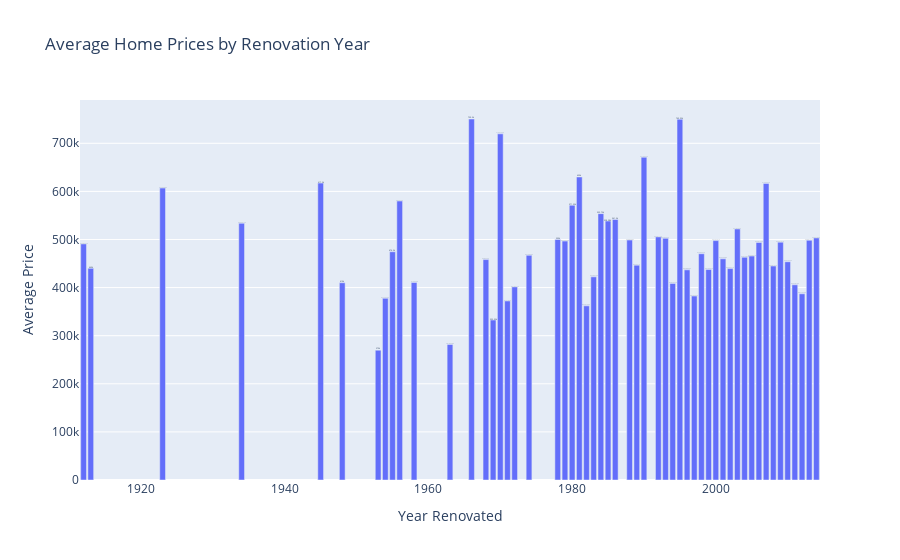

Write notebook code for a chart like this one.
### Markdown cell above
## 8.9.**Average Home Prices by Renovation Year**

### Code cell
import plotly.express as px

# Exclude non-renovated homes
df_renovated = df[df["yr_renovated"] > 0]

# Group by renovation year and compute mean price
df_renovated = df_renovated.groupby("yr_renovated")["price"].mean().reset_index()

# Sort and take the top 10
df_renovated = df_renovated.sort_values(by="price", ascending=False)

# Create bar chart
fig = px.bar(df_renovated, x="yr_renovated", y="price", 
             title="Average Home Prices by Renovation Year",
             labels={"yr_renovated": "Year Renovated", "price": "Average Price"},
             text_auto=True)

fig.show()

### Figure 1 — Plotly figure (JSON) as saved in the notebook; plotly's stock layout.template omitted (floating-point values rounded to 4 significant figures)
{"data": [{"alignmentgroup": "True", "hovertemplate": "Year Renovated=%{x}<br>Average Price=%{y}<extra></extra>", "legendgroup": "", "marker": {"color": "#636efa", "pattern": {"shape": ""}}, "name": "", "offsetgroup": "", "orientation": "v", "showlegend": false, "textposition": "auto", "texttemplate": "%{y}", "type": "bar", "x": [1966, 1995, 1970, 1990, 1981, 1945, 2007, 1923, 1956, 1980, 1984, 1986, 1985, 1934, 2003, 1992, 2014, 1993, 1978, 1988, 2013, 2000, 1979, 2009, 2006, 1912, 1955, 1998, 1974, 2005, 2004, 2001, 1968, 2010, 1989, 2008, 1913, 2002, 1999, 1996, 1983, 1958, 1948, 1994, 2011, 1972, 2012, 1997, 1954, 1971, 1982, 1969, 1963, 1953], "xaxis": "x", "y": [750500, 749950, 719700.0, 671000.0, 630000, 617200, 616700.0, 606900.0, 580025, 571250, 553750, 541500, 538380, 533700.0, 521900.0, 505400.0, 503300.0, 502400.0, 500000, 498900.0, 498400.0, 497700.0, 496700.0, 494500.0, 493900.0, 490800.0, 474500, 470400.0, 467100.0, 465600.0, 463100.0, 459800.0, 458225, 453700.0, 446600.0, 444800.0, 440000, 439500.0, 437500.0, 436900.0, 422300.0, 410625, 410000, 408700.0, 405800.0, 401400.0, 387100.0, 382400.0, 377800.0, 372185, 362000.0, 332550, 281800.0, 270000], "yaxis": "y"}], "layout": {"barmode": "relative", "legend": {"tracegroupgap": 0}, "title": {"text": "Average Home Prices by Renovation Year"}, "xaxis": {"anchor": "y", "domain": [0, 1], "title": {"text": "Year Renovated"}}, "yaxis": {"anchor": "x", "domain": [0, 1], "title": {"text": "Average Price"}}}}
